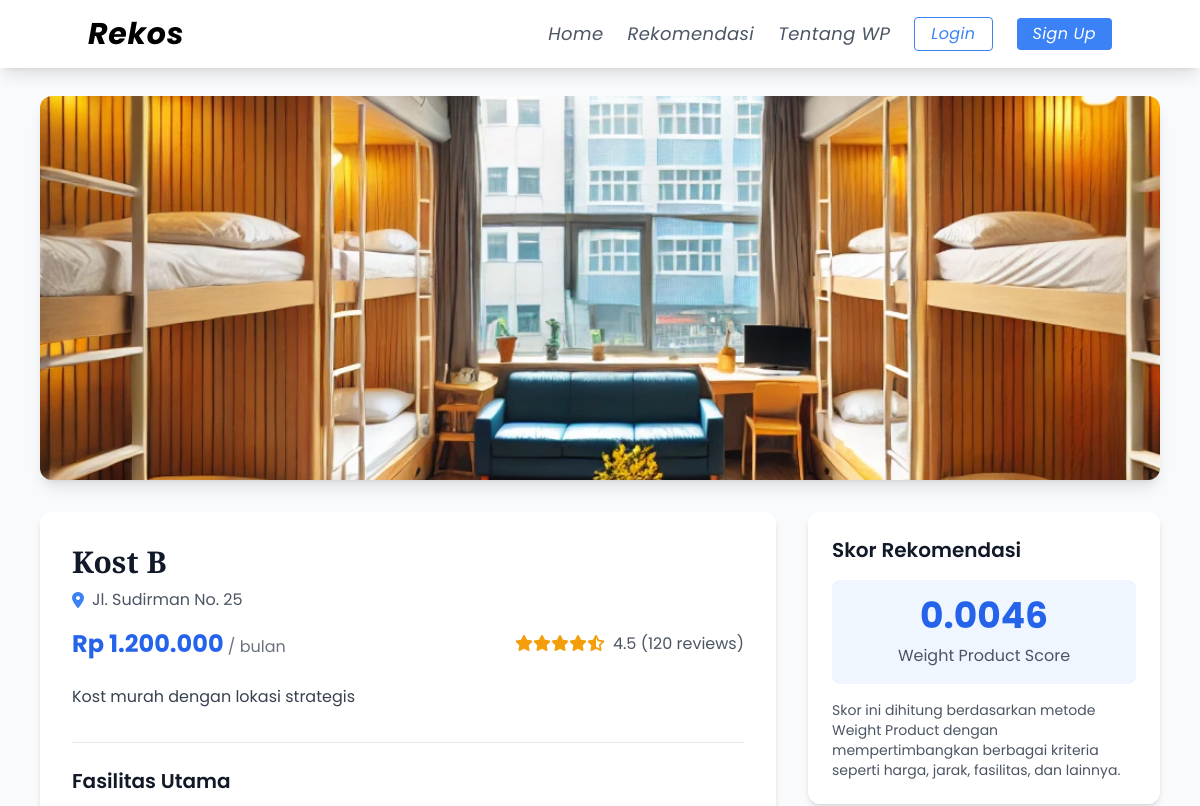
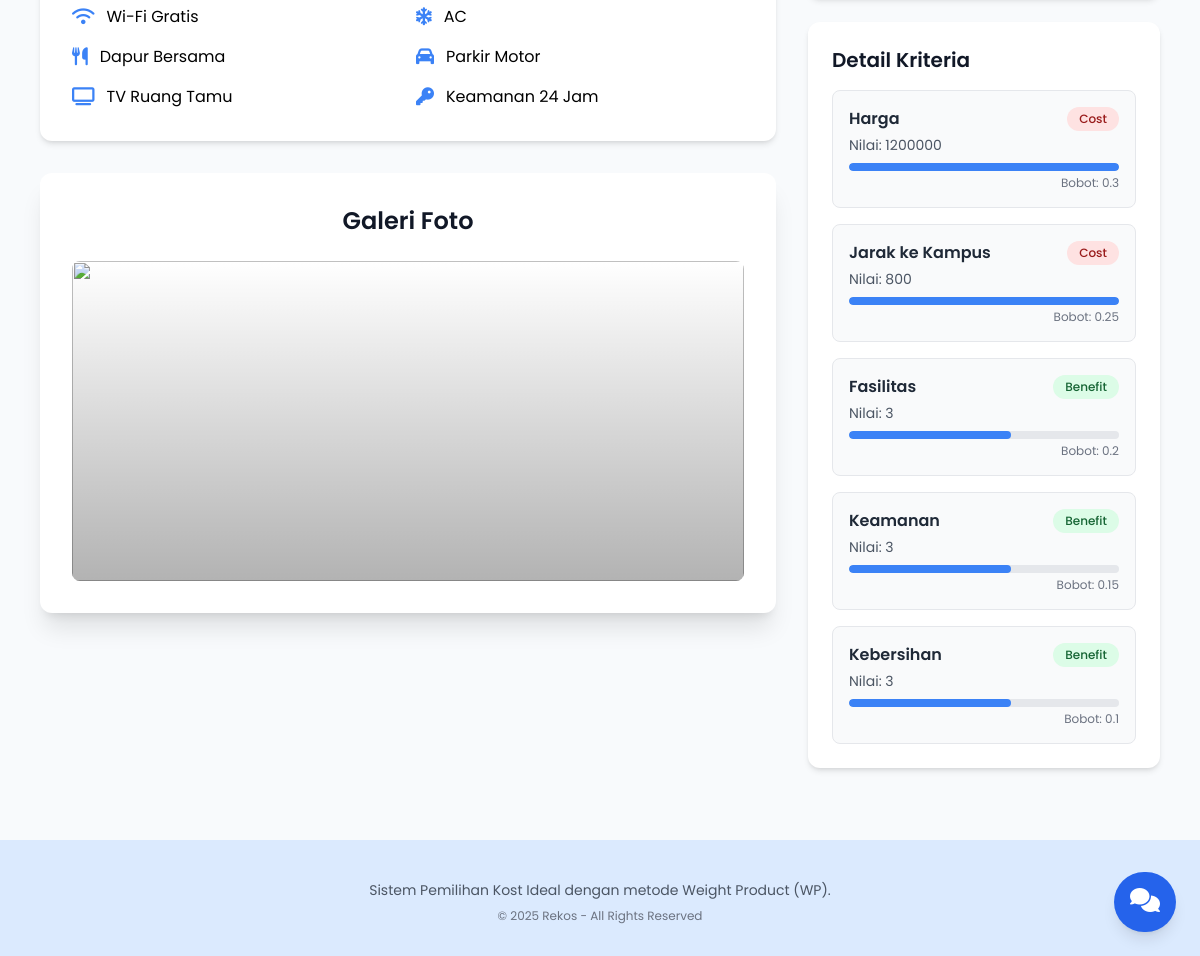
Screenshot of /detail.php?id=2 with the database file from the repository (2 pictures, top to bottom).
### tables this page shows
CREATE TABLE `alternatif` (
  `id_alternatif` int(11) NOT NULL,
  `nama_alternatif` varchar(100) NOT NULL,
  `alamat` text NOT NULL,
  `harga` int(11) NOT NULL,
  `deskripsi` text DEFAULT NULL,
  `gambar` varchar(255) DEFAULT NULL
);

CREATE TABLE `nilai_alternatif` (
  `id` int(11) NOT NULL,
  `id_alternatif` int(11) NOT NULL,
  `id_kriteria` int(11) NOT NULL,
  `nilai` float NOT NULL
);

CREATE TABLE `kriteria` (
  `id_kriteria` int(11) NOT NULL,
  `nama_kriteria` varchar(100) NOT NULL,
  `bobot` float NOT NULL,
  `jenis` enum('benefit','cost') NOT NULL
);

### detail.php (the view, shortened to what this page needs)
<?php
require_once 'includes/functions.php';
$id_kost = isset($_GET['id']) ? intval($_GET['id']) : 0;
$query_kost = "SELECT * FROM alternatif WHERE id_alternatif = ?";
$stmt_kost = $conn->prepare($query_kost);
$stmt_kost->bind_param("i", $id_kost);
$stmt_kost->execute();
$result_kost = $stmt_kost->get_result();
$kost = $result_kost->fetch_assoc();
$query_nilai = "SELECT k.nama_kriteria, n.nilai, k.jenis, k.bobot
                FROM nilai_alternatif n
                JOIN kriteria k ON n.id_kriteria = k.id_kriteria
                WHERE n.id_alternatif = ?";
$stmt_nilai = $conn->prepare($query_nilai);
$stmt_nilai->bind_param("i", $id_kost);
$stmt_nilai->execute();
$nilai_kriteria = $stmt_nilai->get_result()->fetch_all(MYSQLI_ASSOC);
$skor = 1.0;
foreach ($nilai_kriteria as $nk) {
    if ($nk['jenis'] == 'cost') {
        $skor *= pow(1 / $nk['nilai'], $nk['bobot']);
    } else {
        $skor *= pow($nk['nilai'], $nk['bobot']);
    }
}
$skor = round($skor, 4);
?>
<!DOCTYPE html>
<html lang="en">
<head>
    <script src="https://cdn.tailwindcss.com"></script>
    <link rel="stylesheet" href="https://cdnjs.cloudflare.com/ajax/libs/font-awesome/6.4.2/css/all.min.css">
    <link rel="stylesheet" href="js/style.js">
</head>
<body>
    <?php include 'includes/navbar.php'; ?>
    <div class="pt-24 pb-12 px-4 max-w-6xl mx-auto">
        <div class="relative mb-8 rounded-xl overflow-hidden shadow-lg">
            <img src="images/<?= htmlspecialchars($kost['gambar']) ?>" alt="<?= htmlspecialchars($kost['nama_alternatif']) ?>" class="w-full h-96 object-cover">
        </div>
        <div class="grid grid-cols-1 lg:grid-cols-3 gap-8">
            <div class="lg:col-span-2">
                <div class="bg-white rounded-xl shadow-md p-8 mb-8">
                    <h1 class="text-3xl font-bold text-gray-900 mb-2 playfair"><?= htmlspecialchars($kost['nama_alternatif']) ?></h1>
                    <p class="text-gray-600 mb-4 flex items-center">
                        <i class="fas fa-map-marker-alt text-blue-500 mr-2"></i>
                        <?= htmlspecialchars($kost['alamat']) ?>
                    </p>
                    <div class="flex flex-wrap items-center justify-between mb-6">
                        <div>
                            <span class="text-2xl font-bold text-blue-600">Rp <?= number_format($kost['harga'], 0, ',', '.') ?></span>
                            <span class="text-gray-500">/ bulan</span>
                        </div>
                        <div class="flex items-center">
                            <div class="rating-star mr-2">
                                <?php
                                $rating = 4.5;
                                $full_stars = floor($rating);
                                $half_star = ($rating - $full_stars) >= 0.5;
                                for ($i = 1; $i <= 5; $i++) {
                                    if ($i <= $full_stars) {
                                        echo '<i class="fas fa-star"></i>';
                                    } elseif ($half_star && $i == $full_stars + 1) {
                                        echo '<i class="fas fa-star-half-alt"></i>';
                                    } else {
                                        echo '<i class="far fa-star"></i>';
                                    }
                                }
                                ?>
                            </div>
                            <span class="text-gray-600"><?= $rating ?> (120 reviews)</span>
                        </div>
                    </div>
                    <p class="text-gray-700 mb-8 leading-relaxed"><?= htmlspecialchars($kost['deskripsi']) ?></p>
                    <div class="border-t border-gray-200 pt-6">
                        <h2 class="text-xl font-semibold text-gray-900 mb-4">Fasilitas Utama</h2>
                        <div class="grid grid-cols-2 gap-4">
                            <div class="flex items-center">
                                <i class="fas fa-wifi text-blue-500 mr-3 text-lg"></i>
                                <span>Wi-Fi Gratis</span>
                            </div>
                            <div class="flex items-center">
                                <i class="fas fa-snowflake text-blue-500 mr-3 text-lg"></i>
                                <span>AC</span>
                            </div>
                            <div class="flex items-center">
                                <i class="fas fa-utensils text-blue-500 mr-3 text-lg"></i>
                                <span>Dapur Bersama</span>
                            </div>
                            <div class="flex items-center">
                                <i class="fas fa-car text-blue-500 mr-3 text-lg"></i>
                                <span>Parkir Motor</span>
                            </div>
                            <div class="flex items-center">
                                <i class="fas fa-tv text-blue-500 mr-3 text-lg"></i>
                                <span>TV Ruang Tamu</span>
                            </div>
                            <div class="flex items-center">
                                <i class="fas fa-key text-blue-500 mr-3 text-lg"></i>
                                <span>Keamanan 24 Jam</span>
                            </div>
                        </div>
                    </div>
                </div>
                <div class="bg-white rounded-xl shadow-xl p-8 mb-8 max-w-4xl mx-auto">
                    <h2 class="text-2xl font-semibold text-gray-900 mb-6 text-center">Galeri Foto</h2>
                    <div class="relative overflow-hidden rounded-lg h-80">
                        <div id="carousel" class="absolute inset-0 flex items-center justify-center">
                        </div>
                        <div class="absolute inset-0 bg-gradient-to-t from-black opacity-30"></div>
                    </div>
                </div>
            </div>
            <div class="lg:col-span-1">
                <div class="bg-white rounded-xl shadow-md p-6 mb-6">
                    <h2 class="text-xl font-semibold text-gray-900 mb-4">Skor Rekomendasi</h2>
                    <div class="bg-blue-50 rounded-lg p-4 text-center">
                        <div class="text-4xl font-bold text-blue-600 mb-2"><?= $skor ?></div>
                        <p class="text-gray-600">Weight Product Score</p>
                    </div>
                    <p class="text-gray-600 mt-4 text-sm">
                        Skor ini dihitung berdasarkan metode Weight Product dengan mempertimbangkan berbagai kriteria seperti harga, jarak, fasilitas, dan lainnya.
                    </p>
                </div>
                <div class="bg-white rounded-xl shadow-md p-6 mb-6">
                    <h2 class="text-xl font-semibold text-gray-900 mb-4">Detail Kriteria</h2>
                    <div class="space-y-4">
                        <?php foreach ($nilai_kriteria as $kriteria): ?>
                            <div class="criteria-card bg-gray-50 p-4 rounded-lg border border-gray-200">
                                <div class="flex justify-between items-start">
                                    <div>
                                        <h3 class="font-semibold text-gray-800"><?= htmlspecialchars($kriteria['nama_kriteria']) ?></h3>
                                        <p class="text-gray-600 text-sm mt-1">Nilai: <?= $kriteria['nilai'] ?></p>
                                    </div>
                                    <span class="px-3 py-1 rounded-full text-xs font-medium
                    <?= $kriteria['jenis'] == 'benefit' ? 'bg-green-100 text-green-800' : 'bg-red-100 text-red-800' ?>">
                                        <?= $kriteria['jenis'] == 'benefit' ? 'Benefit' : 'Cost' ?>
                                    </span>
                                </div>
                                <div class="mt-2">
                                    <div class="w-full bg-gray-200 rounded-full h-2 overflow-hidden">
                                        <?php
                                        $nilai = floatval($kriteria['nilai']);
                                        $persentase = min(100, ($nilai / 5) * 100);
                                        ?>
                                        <div class="bg-blue-500 h-2 rounded-full" style="width: <?= $persentase ?>%"></div>
                                    </div>
                                    <p class="text-right text-xs text-gray-500 mt-1">Bobot: <?= $kriteria['bobot'] ?></p>
                                </div>
                            </div>
                        <?php endforeach; ?>
                    </div>
                </div>
                <button onclick="toggleContact()" class="fixed bottom-6 right-6 bg-blue-600 text-white p-4 rounded-full shadow-lg hover:bg-blue-700 transition duration-300 z-50">
                    <i class="fas fa-comments text-2xl"></i>
                </button>
            </div>
        </div>
    </div>
    <footer class="bg-blue-100 text-gray-800 py-8 text-center">
        <div class="max-w-4xl mx-auto px-6">
            <p class="text-gray-600 text-sm mt-2">
                Sistem Pemilihan Kost Ideal dengan metode Weight Product (WP).
            </p>
            <p class="text-gray-500 text-xs mt-2">
                &copy; <?= date('Y') ?> Rekos - All Rights Reserved
            </p>
        </div>
    </footer>
</body>
</html>

### css/style.css (style rules this page uses)
body { font-family: 'Poppins', sans-serif; }

### detail.php (style rules this page uses)
body { font-family: 'Poppins', sans-serif; background-color: #f8fafc; }
.playfair { font-family: 'Playfair Display', serif; }
.rating-star { color: #F59E0B; }
.criteria-card { transition: all 0.3s ease; }

### rows the page displays
alternatif: gambar (picture), nama_alternatif "Kost B", alamat "Jl. Sudirman No. 25", harga "1.200.000", deskripsi "Kost murah dengan lokasi strategis"
nilai_alternatif: id_kriteria.nama_kriteria "Harga", nilai "1200000", shows "Cost", id_kriteria.bobot "0.3"
nilai_alternatif: id_kriteria.nama_kriteria "Jarak ke Kampus", nilai "800", shows "Cost", id_kriteria.bobot "0.25"
nilai_alternatif: id_kriteria.nama_kriteria "Fasilitas", nilai "3", shows "Benefit", id_kriteria.bobot "0.2"
nilai_alternatif: id_kriteria.nama_kriteria "Keamanan", nilai "3", shows "Benefit", id_kriteria.bobot "0.15"
nilai_alternatif: id_kriteria.nama_kriteria "Kebersihan", nilai "3", shows "Benefit", id_kriteria.bobot "0.1"

### other values shown
$rating "4.5"
$skor "0.0046"
